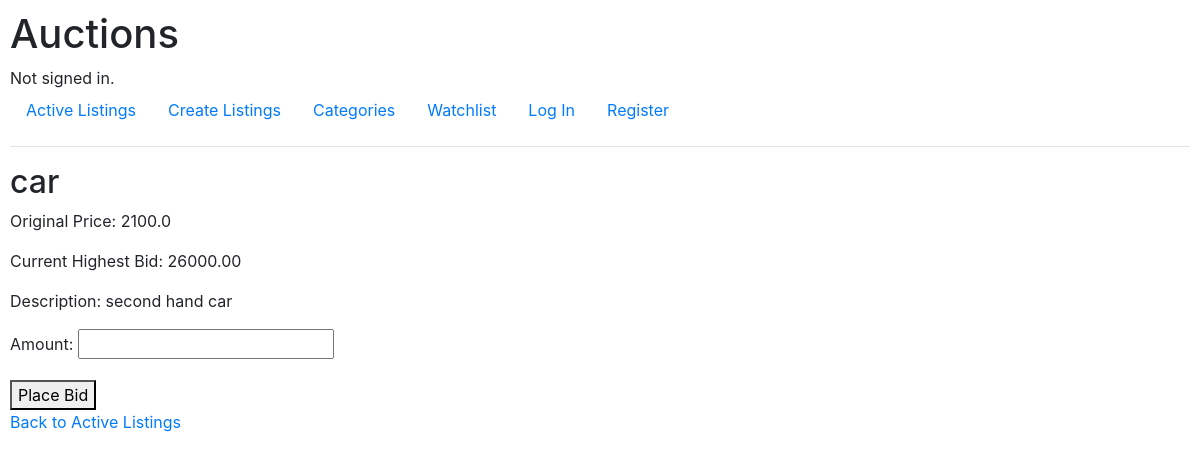
The app's page /listing/4/, older data.
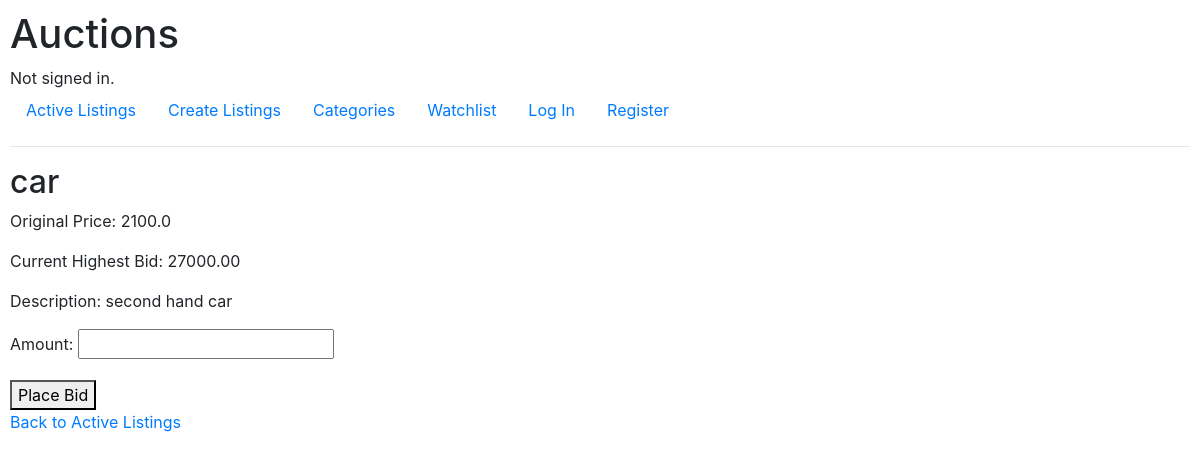
The same page, newer data.
### auctions/models.py (models this page shows)
class Listing(models.Model):
    title = models.CharField(max_length=64, unique= True)
    text_description = models.CharField(max_length=255)
    price = models.FloatField()
    inActive = models.BooleanField(default=True)
    owner = models.ForeignKey(User, on_delete=models.CASCADE, blank=True, null=True, related_name="user")
    category = models.ForeignKey(Category, on_delete=models.CASCADE, blank=True,null=True, related_name="category")
    image_url = models.URLField(blank=True, null=True)
    starting_bid = models.DecimalField(max_digits=10, decimal_places=2, default=0.0)
    current_highest_bid = models.DecimalField(max_digits=10, decimal_places=2, default=0)
    current_highest_bidder = models.ForeignKey(User, on_delete=models.SET_NULL, null=True, blank=True)
    watchlist_users = models.ManyToManyField(User,related_name='watchlist_listings', blank=True)

### auctions/views.py (the view)
# urls.py: path('listing/<int:listing_id>/', views.listing_detail, name='listing_detail'),
def listing_detail(request, listing_id):
    listing = get_object_or_404(Listing, pk=listing_id)
    bid_form = BidForm()
    return render(request, 'auctions/listing_detail.html', {'listing': listing, 'bid_form': bid_form})

### auctions/forms.py
class BidForm(forms.ModelForm):
    class Meta:
        model = Bid
        fields = ['amount']

### auctions/templates/auctions/listing_detail.html (shortened to what this page needs)
{% extends "auctions/layout.html" %}
{% block body %}
    <h2>{{ listing.title }}</h2>
    <p>Original Price: {{ listing.price }}</p>
    <p>Current Highest Bid: {{ listing.current_highest_bid }}</p>
    <p>Description: {{ listing.text_description }}</p>
    <form method="post" action="{% url 'place_bid' listing.id %}">
        <div class="form-group{% if bid_form.errors.amount %} has-error{% endif %}">
            {{ bid_form.amount.label_tag }}
            {{ bid_form.amount }}
        </div>
        <button type="submit">Place Bid</button>
    </form>
    <a href="{% url 'active_listing' %}">Back to Active Listings</a>
{% endblock %}

Row changes from the older to the newer data that the page shows:
changed Listing "car": current_highest_bid "26000.00" → "27000.00"
